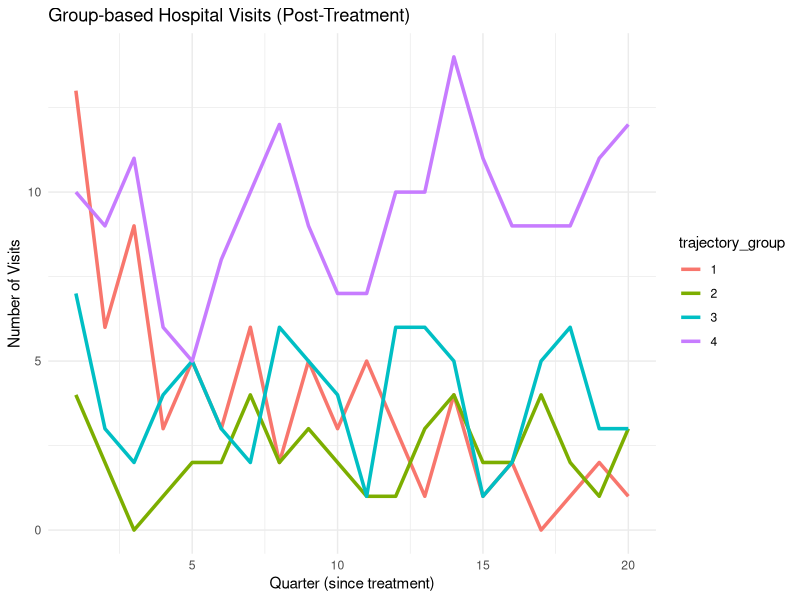
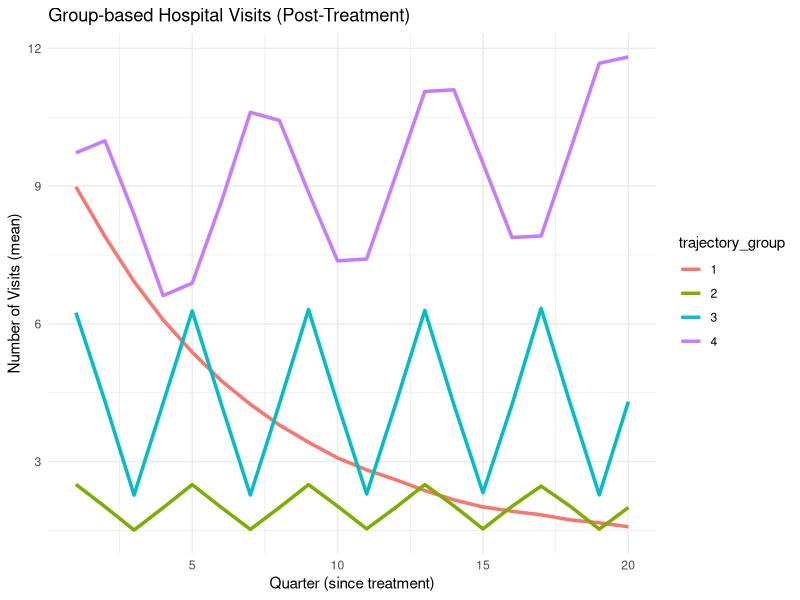

Here is the R script that generated these plots, in order:
## ---- chunk 1
library(tidyverse)
library(MASS)
set.seed(1008)

num_patients <- 10000
num_quarters <- 20 # 5 years

group_ratio <- c(0.4, 0.25, 0.3, 0.05)
trajectory <- sample(1:4, num_patients, replace = TRUE, prob = group_ratio)
## ---- chunk 2
generate_demographics <- function(n, grp) {
  
  # demographics
  age <- round(rnorm(n, mean = 55, sd = 12)) # avg age for tb patients in korea is 50-60, but increasing
  age <- pmax(18, pmin(90, age))  # lowest is 18, highest should be around ~90
  
  sex <- sample(c("male", "female"), n, replace = TRUE, prob = c(0.6, 0.4))
  
  bmi <- rnorm(n, mean = 22, sd = 4)
  # severe tb is linked with lower BMI
  bmi_adj <- case_when(
    grp == 1 ~ 0,
    grp == 2 ~ 1,
    grp == 3 ~ -1,
    grp == 4 ~ -3
  )
  bmi <- round(pmax(15, bmi + bmi_adj), 1)
  
  # extrapulmonary tb is more difficult to treat
  tb_type_prob <- case_when(
    grp == 1 ~ 0.85, 
    grp == 2 ~ 0.95,   
    grp == 3 ~ 0.75, 
    grp == 4 ~ 0.60
  )
  tb_type <- map2_chr(tb_type_prob, runif(n), ~ifelse(.y < .x, "Pulmonary", "Extrapulmonary"))
  
  # drug resistance is likely higher in worse outcomes
  dr_prob <- list(
    c(0.85, 0.12, 0.03), 
    c(0.90, 0.08, 0.02), 
    c(0.75, 0.20, 0.05), 
    c(0.60, 0.30, 0.10)   
  )
  drug_resistance <- character(n)
  for(i in 1:n) {
    probs <- dr_prob[[grp[i]]]
    drug_resistance[i] <- sample(c("Drug-sensitive", "MDR", "XDR"), 1, prob = probs)
  }
  
  # treatment outcomes are strongly associated with trajectories
  # this will not be used for modeling, but it will be data that is present in a retrospective clinical database
  outcome_probs <- list(
    c(0.70, 0.25, 0.03, 0.01, 0.01), 
    c(0.80, 0.18, 0.01, 0.005, 0.005), 
    c(0.40, 0.35, 0.15, 0.05, 0.05),
    c(0.20, 0.20, 0.25, 0.20, 0.15)  
  )
  treatment_outcome <- character(n)
  for(i in 1:n) {
    probs <- outcome_probs[[grp[i]]]
    treatment_outcome[i] <- sample(c("Cured", "Completed", "Failed", "Died", "Lost to follow-up"), 
                                 1, prob = probs)
  }
  
  cxr_severity_probs <- list(
    c(0.4, 0.4, 0.15, 0.05),  
    c(0.5, 0.35, 0.12, 0.03), 
    c(0.25, 0.35, 0.3, 0.1), 
    c(0.1, 0.2, 0.4, 0.3)  
  )
  cxr_severity <- numeric(n)
  for(i in 1:n) {
    probs <- cxr_severity_probs[[grp[i]]]
    cxr_severity[i] <- sample(1:4, 1, prob = probs)
  }
  
  # Baseline sputum smear
  smear_prob <- case_when(
    grp == 1 ~ 0.60,
    grp == 2 ~ 0.55,
    grp == 3 ~ 0.70,
    grp == 4 ~ 0.80
  )
  sputum_smear <- map2_chr(smear_prob, runif(n), ~ifelse(.y < .x, "Positive", "Negative"))
  
  # Education
  education <- sample(c("None", "Primary", "Secondary", "Tertiary"), n, 
                     replace = TRUE, prob = c(0.1, 0.2, 0.6, 0.1))
  
  # Employment
  employment <- sample(c("Employed", "Unemployed", "Student", "Retired"), n,
                      replace = TRUE, prob = c(0.55, 0.2, 0.05, 0.20))
  
  demographics_table <- tibble(
    patient_id = paste0("TB", str_pad(1:n, 5, pad = "0")),
    age = age,
    sex = sex,
    bmi = bmi,
    tb_type = tb_type,
    drug_resistance = drug_resistance,
    treatment_outcome = treatment_outcome,
    baseline_cxr_severity = cxr_severity,
    baseline_sputum_smear = sputum_smear,
    education_level = education,
    employment_status = employment,
    trajectory_group = as.factor(grp)  # remove later
  )
  
  return(demographics_table)
}
## ---- chunk 3
visit_trajectories <- function(n, grp) {
  
  visits_data <- tibble()
  
  for(i in 1:length(grp)) {
    patient_id <- paste0("TB", str_pad(i, 5, pad = "0"))
    group <- grp[i]
    
    # simple if/else using group 
    if(group == 1) { # exponential decay; high visits -> low
      base_pattern <- 8 * exp(-0.15 * (1:n - 1)) + 1
      noise_sd <- 1.5
      
    } else if(group == 2) { # consistently low
      base_pattern <- rep(2, n) + 0.5 * sin(2 * pi * (1:n) / 4)
      noise_sd <- 1.0
      
    } else if(group == 3) { # moderate with spikes 
      base_pattern <- 4 + 2 * sin(2 * pi * (1:n) / 4)
      n_spike <- sample(0:2, 1, prob = c(0.3, 0.5, 0.2))
      if (n_spike > 0) {
        spike_quarters <- sample(1:n, size = n_spike)
        base_pattern[spike_quarters] <- base_pattern[spike_quarters] + sample(4:8, n_spike, replace = TRUE)
      }
      noise_sd <- 1.0 # 2.0

    } else {  # persistently high
      base_pattern <- 8 + 2 * sin(2 * pi * (1:n) / 6) + 0.1 * (1:n)  # slight increase over time
      noise_sd <- 1.5 # 2.5
    }
    
    # add noise (and ensure not neg)
    visits <- round(pmax(0, base_pattern + rnorm(n, 0, noise_sd)))
    
    patient_visits <- tibble(
      patient_id = patient_id,
      year = rep(1:5, each = 4),
      quarter = rep(1:4, times = 5),
      quarter_id = 1:n,
      hospital_visits = visits
    )
    
    visits_data <- bind_rows(visits_data, patient_visits)
  }
  
  return(visits_data)
}
## ---- chunk 4
patient_demographics <- generate_demographics(n = num_patients, grp = trajectory)
quarterly_visits <- visit_trajectories(n = num_quarters, grp = trajectory)
## ---- chunk 5
# I know that patient 1, 3, 5, and 8 belong to trajectory groups 3, 2, 1, and 4,  respectively
sample_plot_data <- quarterly_visits %>%
  inner_join(
    patient_demographics %>%
      filter(patient_id %in% c('TB00001', 'TB00003', 'TB00005', 'TB00008')) %>%
      dplyr::select(patient_id, trajectory_group),
    by = "patient_id"
  )

ggplot(data = sample_plot_data, aes(x=quarter_id, y = hospital_visits, color = trajectory_group)) + 
  geom_line(size=1.2) +
  labs(title = "Group-based Hospital Visits (Post-Treatment)",
       x = "Quarter (since treatment)",
       y = "Number of Visits") +
  theme_minimal()
## ---- chunk 6
traj_plot_data <- quarterly_visits %>%
  left_join(
    patient_demographics %>% 
      dplyr::select(patient_id, trajectory_group),
    by = "patient_id"
  ) %>%
  mutate(trajectory_group = as.factor(trajectory_group)) %>%
  group_by(trajectory_group, quarter_id) %>%
  summarise(
    mean_visits = mean(hospital_visits)
  )

ggplot(data = traj_plot_data, aes(x=quarter_id, y = mean_visits, color = trajectory_group)) +
  geom_line(size=1.2) +
  labs(title = "Group-based Hospital Visits (Post-Treatment)",
       x = "Quarter (since treatment)",
       y = "Number of Visits (mean)") +
  theme_minimal()
## ---- chunk 7
# dim
## row; num patients
nrow(patient_demographics)
## col; num variables
ncol(patient_demographics)
names(patient_demographics)

# visits
nrow(quarterly_visits)
names(quarterly_visits)

# dist
print(table(patient_demographics$trajectory_groups))

visit_summary <- quarterly_visits %>%
  left_join(
    patient_demographics %>% 
      dplyr::select(patient_id, trajectory_group)
    , by = "patient_id") %>%
  group_by(trajectory_group) %>%
  summarise(
    mean_visits = round(mean(hospital_visits), 2),
    median_visits = median(hospital_visits),
    min_visits = min(hospital_visits),
    max_visits = max(hospital_visits),
    sd_visits = round(sd(hospital_visits), 2),
    .groups = "drop"
  )
print(visit_summary)

# overview
print(head(patient_demographics, 10))

print(head(quarterly_visits, 10))
## ---- chunk 8
names(patient_demographics)
head(patient_demographics)

# continuous
# age
patient_demographics %>%
  group_by(trajectory_group) %>%
  summarise(
      age_mean = round(mean(age), 1),
      age_sd = round(sd(age), 1),
      age_q1 = quantile(age, 0.25),
      age_median = median(age),
      age_q3 = quantile(age, 0.75)
  )

# bmi
patient_demographics %>%
  group_by(trajectory_group) %>%
  summarise(
      bmi_mean = round(mean(bmi), 1),
      bmi_sd = round(sd(bmi), 1),
      bmi_q1 = quantile(bmi, 0.25),
      bmi_median = median(bmi),
      bmi_q3 = quantile(bmi, 0.75)
  )

# cxr
patient_demographics %>%
  group_by(trajectory_group) %>%
  summarise(
      cxr_mean = round(mean(baseline_cxr_severity), 1),
      cxr_sd = round(sd(baseline_cxr_severity), 1),
      cxr_q1 = quantile(baseline_cxr_severity, 0.25),
      cxr_median = median(baseline_cxr_severity),
      cxr_q3 = quantile(baseline_cxr_severity, 0.75)
  )


# categorical
create_detailed_summary <- function(data) {
  
  categorical_summary <- data %>%
    dplyr::select(trajectory_group, sex, tb_type, drug_resistance, 
                  treatment_outcome, baseline_sputum_smear, education_level, employment_status) %>%
    pivot_longer(-trajectory_group, names_to = "variable", values_to = "value") %>%
    count(trajectory_group, variable, value) %>%
    group_by(trajectory_group, variable) %>%
    mutate(
      total = sum(n),
      perc = round(100 * n / total, 1)
    ) %>%
    ungroup()
  
  return(categorical_summary)
}

summary_stats <- create_detailed_summary(patient_demographics)

variables_to_display <- c("sex", "tb_type", "drug_resistance",
                         "treatment_outcome", "baseline_sputum_smear", 
                         "education_level", "employment_status")

for(var in variables_to_display) {
  var_summary <- summary_stats %>%
    filter(variable == var) %>%
    dplyr::select(trajectory_group, value, n, perc) %>%
    arrange(trajectory_group, value)
  
  var_wide <- var_summary %>%
    pivot_wider(names_from = trajectory_group, 
                values_from = c(n, perc),
                names_sep = "_traj") %>%
    arrange(value)
  
  print(var_wide)
}

## ---- chunk 9
write_csv(patient_demographics, "tb_patient_demographics.csv")
write_csv(quarterly_visits, "tb_quarterly_visits.csv") 
